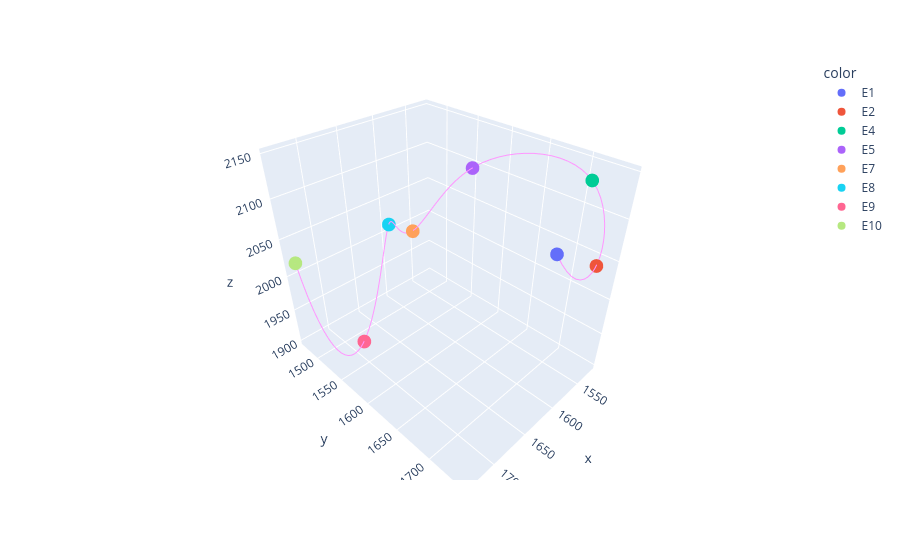

Write notebook code for a chart like this one.
### Markdown cell above
We can easily visualize one or more traces by their trace_IDs now, either one or several (by a list of trace_IDs). To do this we load the tracing functions module that contains several helper functions for trace analysis.

### Code cell
tr.plot_traces(traces,[31])

### Figure 1 — Plotly figure (JSON) as saved in the notebook; plotly's stock layout.template omitted (floating-point values rounded to 4 significant figures)
{"data": [{"hoverlabel": {"namelength": 0}, "hovertemplate": "color=E1<br>x=%{x}<br>y=%{y}<br>z=%{z}", "legendgroup": "E1", "marker": {"color": "#636efa", "symbol": "circle"}, "mode": "markers", "name": "E1", "scene": "scene", "showlegend": true, "type": "scatter3d", "x": [1609.0], "y": [1731.0], "z": [2094.0]}, {"hoverlabel": {"namelength": 0}, "hovertemplate": "color=E2<br>x=%{x}<br>y=%{y}<br>z=%{z}", "legendgroup": "E2", "marker": {"color": "#EF553B", "symbol": "circle"}, "mode": "markers", "name": "E2", "scene": "scene", "showlegend": true, "type": "scatter3d", "x": [1546.0], "y": [1741.0], "z": [2056.0]}, {"hoverlabel": {"namelength": 0}, "hovertemplate": "color=E4<br>x=%{x}<br>y=%{y}<br>z=%{z}", "legendgroup": "E4", "marker": {"color": "#00cc96", "symbol": "circle"}, "mode": "markers", "name": "E4", "scene": "scene", "showlegend": true, "type": "scatter3d", "x": [1522.0], "y": [1707.0], "z": [2129.0]}, {"hoverlabel": {"namelength": 0}, "hovertemplate": "color=E5<br>x=%{x}<br>y=%{y}<br>z=%{z}", "legendgroup": "E5", "marker": {"color": "#ab63fa", "symbol": "circle"}, "mode": "markers", "name": "E5", "scene": "scene", "showlegend": true, "type": "scatter3d", "x": [1595.0], "y": [1614.0], "z": [2136.0]}, {"hoverlabel": {"namelength": 0}, "hovertemplate": "color=E7<br>x=%{x}<br>y=%{y}<br>z=%{z}", "legendgroup": "E7", "marker": {"color": "#FFA15A", "symbol": "circle"}, "mode": "markers", "name": "E7", "scene": "scene", "showlegend": true, "type": "scatter3d", "x": [1687.0], "y": [1626.0], "z": [2107.0]}, {"hoverlabel": {"namelength": 0}, "hovertemplate": "color=E8<br>x=%{x}<br>y=%{y}<br>z=%{z}", "legendgroup": "E8", "marker": {"color": "#19d3f3", "symbol": "circle"}, "mode": "markers", "name": "E8", "scene": "scene", "showlegend": true, "type": "scatter3d", "x": [1642.0], "y": [1534.0], "z": [2058.0]}, {"hoverlabel": {"namelength": 0}, "hovertemplate": "color=E9<br>x=%{x}<br>y=%{y}<br>z=%{z}", "legendgroup": "E9", "marker": {"color": "#FF6692", "symbol": "circle"}, "mode": "markers", "name": "E9", "scene": "scene", "showlegend": true, "type": "scatter3d", "x": [1691.0], "y": [1531.0], "z": [1909.0]}, {"hoverlabel": {"namelength": 0}, "hovertemplate": "color=E10<br>x=%{x}<br>y=%{y}<br>z=%{z}", "legendgroup": "E10", "marker": {"color": "#B6E880", "symbol": "circle"}, "mode": "markers", "name": "E10", "scene": "scene", "showlegend": true, "type": "scatter3d", "x": [1732.0], "y": [1472.0], "z": [2019.0]}, {"mode": "lines", "showlegend": false, "type": "scatter3d", "x": [1609.0, 1601.0, 1593.0, 1585.0, 1578.0, 1572.0, 1565.0, 1559.0, 1554.0, 1548.0, 1544.0, 1539.0, 1535.0, 1532.0, 1529.0, 1526.0, 1524.0, 1523.0, 1522.0, 1522.0, 1522.0, 1523.0, 1524.0, 1526.0, 1529.0, 1532.0, 1535.0, 1539.0, 1544.0, 1549.0, 1555.0, 1561.0, 1568.0, 1575.0, 1583.0, 1591.0, 1600.0, 1609.0, 1618.0, 1627.0, 1636.0, 1645.0, 1654.0, 1662.0, 1669.0, 1675.0, 1680.0, 1684.0, 1687.0, 1688.0, 1688.0, 1687.0, 1685.0, 1682.0, 1678.0, 1674.0, 1669.0, 1664.0, 1660.0, 1655.0, 1650.0, 1646.0, 1643.0, 1640.0, 1639.0, 1638.0, 1637.0, 1637.0, 1638.0, 1640.0, 1641.0, 1644.0, 1647.0, 1650.0, 1653.0, 1657.0, 1662.0, 1666.0, 1670.0, 1675.0, 1680.0, 1685.0, 1690.0, 1694.0, 1699.0, 1704.0, 1708.0, 1713.0, 1717.0, 1720.0, 1724.0, 1727.0, 1729.0, 1731.0, 1733.0, 1734.0, 1734.0, 1734.0, 1734.0, 1732.0], "y": [1731.0, 1733.0, 1735.0, 1737.0, 1739.0, 1740.0, 1741.0, 1741.0, 1741.0, 1741.0, 1741.0, 1740.0, 1738.0, 1737.0, 1734.0, 1731.0, 1728.0, 1724.0, 1720.0, 1715.0, 1709.0, 1703.0, 1696.0, 1689.0, 1681.0, 1674.0, 1666.0, 1658.0, 1651.0, 1644.0, 1637.0, 1631.0, 1626.0, 1621.0, 1617.0, 1615.0, 1614.0, 1613.0, 1614.0, 1615.0, 1617.0, 1619.0, 1622.0, 1624.0, 1626.0, 1627.0, 1627.0, 1627.0, 1625.0, 1622.0, 1618.0, 1613.0, 1607.0, 1601.0, 1594.0, 1586.0, 1578.0, 1571.0, 1563.0, 1555.0, 1548.0, 1541.0, 1536.0, 1530.0, 1526.0, 1523.0, 1520.0, 1518.0, 1516.0, 1516.0, 1515.0, 1515.0, 1516.0, 1517.0, 1518.0, 1519.0, 1521.0, 1522.0, 1524.0, 1526.0, 1527.0, 1529.0, 1530.0, 1531.0, 1532.0, 1533.0, 1533.0, 1532.0, 1532.0, 1530.0, 1528.0, 1525.0, 1522.0, 1518.0, 1513.0, 1507.0, 1500.0, 1492.0, 1483.0, 1472.0], "z": [2094.0, 2080.0, 2069.0, 2060.0, 2054.0, 2051.0, 2049.0, 2049.0, 2050.0, 2054.0, 2058.0, 2063.0, 2070.0, 2077.0, 2084.0, 2092.0, 2100.0, 2107.0, 2115.0, 2122.0, 2128.0, 2133.0, 2137.0, 2141.0, 2144.0, 2145.0, 2147.0, 2147.0, 2147.0, 2147.0, 2146.0, 2145.0, 2143.0, 2141.0, 2139.0, 2137.0, 2135.0, 2132.0, 2130.0, 2128.0, 2125.0, 2123.0, 2120.0, 2118.0, 2116.0, 2113.0, 2111.0, 2109.0, 2106.0, 2104.0, 2102.0, 2100.0, 2097.0, 2095.0, 2092.0, 2090.0, 2086.0, 2083.0, 2079.0, 2075.0, 2070.0, 2065.0, 2060.0, 2053.0, 2047.0, 2039.0, 2031.0, 2023.0, 2015.0, 2006.0, 1998.0, 1989.0, 1980.0, 1972.0, 1963.0, 1955.0, 1947.0, 1940.0, 1933.0, 1926.0, 1920.0, 1915.0, 1910.0, 1907.0, 1904.0, 1902.0, 1901.0, 1902.0, 1903.0, 1906.0, 1910.0, 1916.0, 1922.0, 1931.0, 1941.0, 1953.0, 1967.0, 1982.0, 1999.0, 2019.0]}], "layout": {"legend": {"title": {"text": "color"}, "tracegroupgap": 0}, "margin": {"t": 60}, "scene": {"domain": {"x": [0, 1], "y": [0, 1]}, "xaxis": {"title": {"text": "x"}}, "yaxis": {"title": {"text": "y"}}, "zaxis": {"title": {"text": "z"}}}}}
